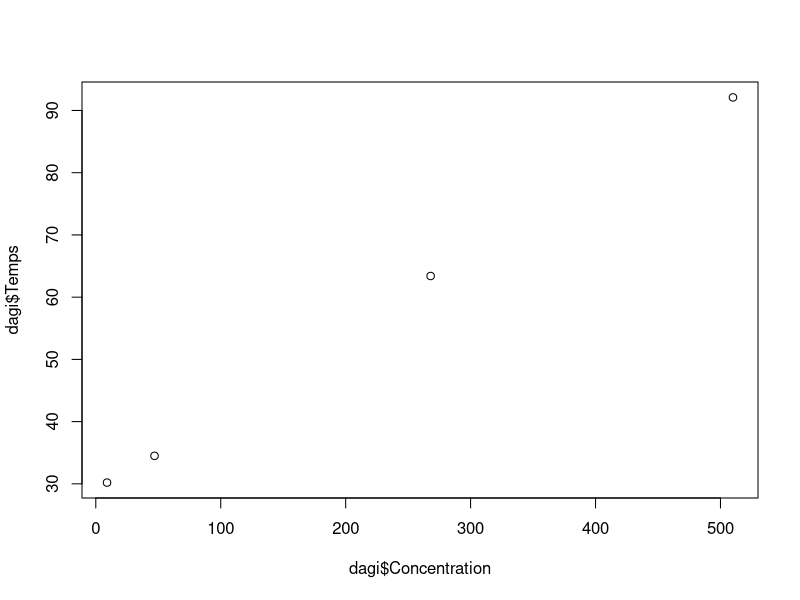
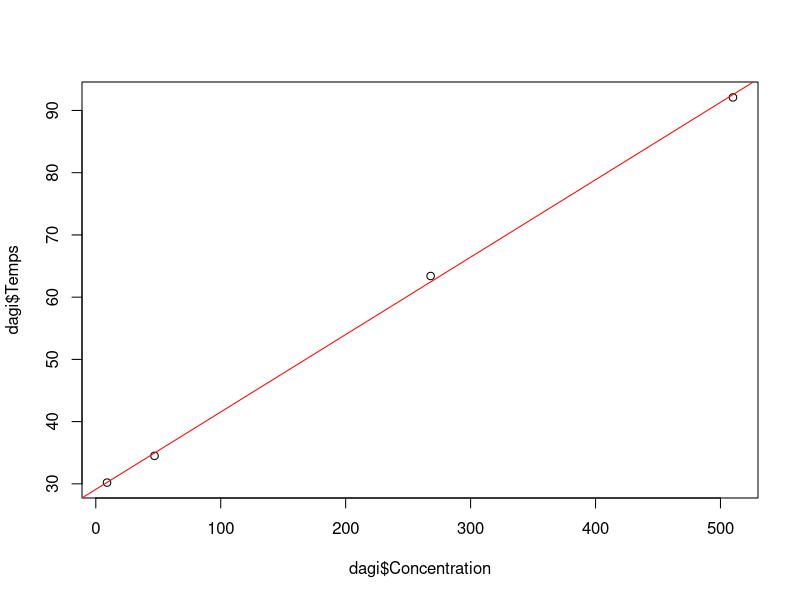
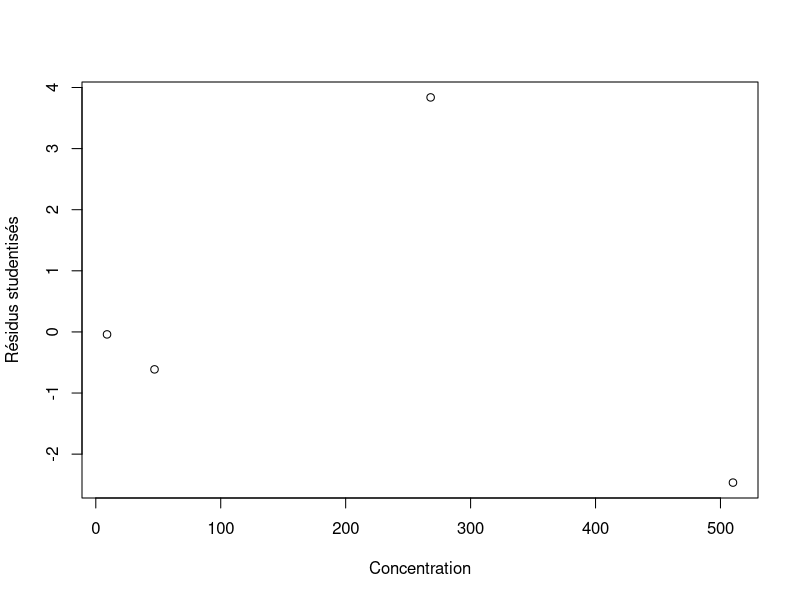

These charts were generated, in order, by the following R code: (Note: this script raises an error after producing the figures.)
## ---- chunk 1
knitr::opts_chunk$set(echo = TRUE)
## ---- chunk 2
library(dplyr)

## ---- chunk 3
dagi = read.csv2("data/etalonnage_dagi.csv", sep = ";")

plot(x=dagi$Concentration, y=dagi$Temps)
## ---- chunk 4
modele <- lm(dagi$Temps ~ dagi$Concentration)

summary(modele)
## ---- chunk 5
plot(x=dagi$Concentration, y=dagi$Temps)
abline(modele, col = "red")
## ---- chunk 6
res <- rstudent(modele)
plot(dagi$Concentration,res,xlab="Concentration", ylab="Résidus studentisés")
## ---- chunk 7
blancs <- read.csv2("data/blancDabitranChrono.csv", sep = ";")

plot(x=dagi$Concentration, y=dagi$Temps, ylim = c(27,35), xlim = c(0,50))
points(0*blancs$Temps, blancs$Temps)
abline(modele, col = "red")

## ---- chunk 8
shapiro.test(blancs$Temps)
## ---- chunk 9
qqnorm(blancs$Temps )
qqline(blancs$Temps, col='red')
## ---- chunk 10
LOB<-(quantile(blancs$Temps, 0.95) - modele$coefficients[1])/modele$coefficients[2]
names(LOB) <- c("LOB")
LOB

## ---- chunk 11
moyenne_b <- mean(blancs$Temps)
var_b <- var(blancs$Temps)
sigma_b <- sqrt(var_b)
n = 30
LOB1 <- (moyenne_b + qt(0.95, n - 1)*sigma_b*sqrt(1 + 1/n) - modele$coefficients[1])/modele$coefficients[2]
names(LOB1) <- c("LOB")
LOB1
## ---- chunk 12
X <- model.matrix(modele)
XTX <- t(X) %*% X
D <- det(XTX)
somme = sum(dagi$Concentration)
n <- 4
LOB2 <-  qt(0.95, n - 2)*sigma(modele)*sqrt(1 + 1/n + somme^2/n/D)/modele$coefficients[2]
names(LOB2) <- c("LOB")
LOB2
## ---- chunk 13
K <- (qt(0.05, n - 2)*sigma(modele)/modele$coefficients[2])^2
a <- 1 - K*n/D
b <- -2*(LOB1 -K*somme/D)
c <- LOB1^2 - K*(1+1/n + somme^2/n/D)
delta <- b^2 - 4*a*c
LOD <- (-b + sqrt(delta))/2/a
names(LOD) <- c("LOD")
LOD
## ---- chunk 14
p <-22
a <- n/D
b <- -2*somme/D
c <- somme^2/n/D + 1 + 1/n - p^2/K
delta <- b^2 - 4*a*c
LOQ1 <- (-b - sqrt(delta))/2/a
LOQ2 <- (-b + sqrt(delta))/2/a
names(LOQ1) <- "LOQ1"
names(LOQ2) <- "LOQ2"
c(LOQ1,LOQ2)

## ---- chunk 15
#limite de quantification relative
r = 0.15
Kbis <- (sigma(modele)/modele$coefficients[2])^2
a <- n/D - r^2/Kbis
b <- -2*somme/D
c <- somme^2/n/D + 1 + 1/n
delta <- b^2 - 4*a*c
LOQ2 <- (-b - sqrt(delta))/2/a
LOQ1 <- (-b + sqrt(delta))/2/a
names(LOQ1) <- "LOQ1"
names(LOQ2) <- "LOQ2"
c(LOQ1,LOQ2)
## ---- chunk 16
# à 95%
a <- n/D - r^2/K
b <- -2*somme/D
c <- somme^2/n/D + 1 + 1/n
delta <- b^2 - 4*a*c
LOQ2 <- (-b - sqrt(delta))/2/a
LOQ1 <- (-b + sqrt(delta))/2/a
names(LOQ1) <- "LOQ1"
names(LOQ2) <- "LOQ2"
c(LOQ1,LOQ2)
## ---- chunk 17
simule_quantile <- function(x, modele, liste_quantiles ){
  set.seed(1234)
  X <- model.matrix(modele)
  XTX <- t(X) %*% X
  D <- det(XTX)
  somme = sum(X[,2])
  n < nrow(X)
  
  varbeta = sigma(modele)^2*solve(XTX)
  
  b0 = modele$coefficients[1]
  b1 = modele$coefficients[2]
  nb = 1000000 # nombre de simulation
  e1 = rnorm(nb)
  e2 = rnorm(nb)
  e3 = rnorm(nb)
  epsi = sigma(modele)*e1
  C = chol(varbeta) #décomposition de cholesky  pour simulation des coefficients
  b = cbind(e2,e3)%*%C
  b0_hat = b[,1] + b0
  b1_hat = b[,2] + b1
  
  x_hat = (b0 + b1*x + epsi - b0_hat)/b1_hat
  
  ma_stat  = abs(b1_hat)*(x_hat-x)/(sigma(modele)*sqrt(1 + 1/n + (n*x-somme)^2/n/D))

  return( quantile(ma_stat, liste_quantiles))
  
}
liste_quantiles <-c(0.001, 0.01, 0.025, 0.05, 0.1, 0.3, 0.5, 0.7,  0.9, 0.95, 0.975, 0.99, 0.999)
q0 <- simule_quantile(0, modele, liste_quantiles)
q500 <- simule_quantile(500, modele, liste_quantiles)
qnormal <- qnorm(liste_quantiles)

res = t(rbind(qnormal,q0, q0-qnormal, q500, q500-qnormal))
colnames(res) <- c("qnormal", "q0", "q0-qnormal", "q500", "q500-qnormal")
round(res, 5)
## ---- chunk 18
#hétéroscedasticité :
y = dagi$Temps / sqrt(dagi$Concentration)
x1 = 1/sqrt(dagi$Concentration)
x2 = sqrt(dagi$Concentration)
modeleHet <-lm(y~x1+x2-1)
summary(modeleHet)
## ---- chunk 19
res <- rstudent(modeleHet)
plot(dagi$Concentration,res,xlab="Concentration", ylab="Résidus studentisés")

## ---- chunk 20
n = 30
LOB_het1 <- (moyenne_b + qt(0.95, n - 1)*sigma_b*sqrt(1 + 1/n) - modeleHet$coefficients[1])/modeleHet$coefficients[2]
names(LOB_het1) <- "LOB"
LOB_het1
## ---- chunk 21
n <- 4
somme_inv = sum(1/dagi$Concentration)
X <- model.matrix(modeleHet)
XTX <- t(X) %*% X
D_het <- det(XTX)

K_het = (qt(0.05, n - 2)*sigma(modeleHet)/modeleHet$coefficients[2])^2

LOB_het2 = sqrt(K_het*(1/somme_inv + n^2/D_het/somme_inv))
names(LOB_het2) <- "LOB"
LOB_het2
## ---- chunk 22
a <- 1 - K_het*somme_inv/D_het
b <- -2*LOB_het1 -K_het*(1 -2*n/D_het)
c <- LOB_het1^2 - K_het*(1/somme_inv + n^2/somme_inv/D_het)
delta <- b^2 - 4*a*c
LOD <-(-b + sqrt(delta))/2/a
names(LOD) <- "LOD"
LOD
## ---- chunk 23
#limites de 
#absolu
p <- 22
a <- somme_inv/D_het
b <- 1 -2*n/D_het
c <- 1/somme_inv + n^2/somme_inv/D_het - p^2 /K_het
delta <- b^2 - 4*a*c
LOQ1 <- (-b - sqrt(delta))/2/a
LOQ2 <- (-b + sqrt(delta))/2/a
names(LOQ1) <- "LOQ1"
names(LOQ2) <- "LOQ2"
c(LOQ1,LOQ2)
## ---- chunk 24
#relative
r <- 0.15
a <- somme_inv/D_het -r^2/K_het
b <- 1 -2*n/D_het
c <- 1/somme_inv + n^2/somme_inv/D_het
delta <- b^2 - 4*a*c
LOQ2 <- (-b - sqrt(delta))/2/a
LOQ1 <- (-b + sqrt(delta))/2/a
names(LOQ1) <- "LOQ1"
names(LOQ2) <- "LOQ2"
c(LOQ1,LOQ2)
## ---- chunk 25
#hetéro linéaire
v0 = var(blancs$Temps)
v1 = (sigma(modele)^2 - v0)/somme*n
y = dagi$Temps / sqrt(v0 +v1*dagi$Concentration)
x1 = 1/sqrt(v0 + v1 * dagi$Concentration)
x2 = dagi$Concentration / sqrt(v0 + v1*dagi$Concentration)
modeleHet <-lm(y~x1+x2-1)
summary(modeleHet)
## ---- chunk 26
res <- rstudent(modeleHet)
plot(dagi$Concentration,res,xlab="Concentration", ylab="Résidus studentisés")

## ---- chunk 27
n = 30
LOB_het1 <- (moyenne_b + qt(0.95, n - 1)*sigma_b*sqrt(1 + 1/n) - modeleHet$coefficients[1])/modeleHet$coefficients[2]
names(LOB_het1) <- "LOB"
LOB_het1
## ---- chunk 28
n <- 4
somme_inv = sum(1/(v0 +v1*dagi$Concentration))
X <- model.matrix(modeleHet)
XTX <- t(X) %*% X
D_het <- det(XTX)

K_het = (qt(0.05, n - 2)*sigma(modeleHet)/modeleHet$coefficients[2])^2

LOB_het = sqrt(K_het*(v0 + 1/somme_inv + n^2/D_het/somme_inv))
names(LOB_het) <- "LOB"
LOB_het
## ---- chunk 29
a <- 1 - K_het*somme_inv/D_het
b <- -2*LOB_het1 -K_het*(v1 -2*n/D_het)
c <- LOB_het1^2 - K_het*(v0 + 1/somme_inv + n^2/somme_inv/D_het)
delta <- b^2 - 4*a*c
LOD <- (-b + sqrt(delta))/2/a
names(LOD) <- "LOD"
LOD
## ---- chunk 30
#limites de 
#absolu
p <- 22
a <- somme_inv/D_het
b <- v1 -2*n/D_het
c <- v0 + 1/somme_inv + n^2/somme_inv/D_het - p^2 /K_het
delta <- b^2 - 4*a*c
LOQ1 <- (-b - sqrt(delta))/2/a
LOQ2 <- (-b + sqrt(delta))/2/a
names(LOQ1) <- "LOQ1"
names(LOQ2) <- "LOQ2"
c(LOQ1,LOQ2)
## ---- chunk 31
#relative
r <- 0.15
a <- somme_inv/D_het -r^2/K_het
b <- v1 -2*n/D_het
c <- v0 + 1/somme_inv + n^2/somme_inv/D_het
delta <- b^2 - 4*a*c
LOQ2 <- (-b - sqrt(delta))/2/a
LOQ1 <- (-b + sqrt(delta))/2/a
names(LOQ1) <- "LOQ1"
names(LOQ2) <- "LOQ2"
c(LOQ1,LOQ2)
## ---- chunk 32
dagic = rbind(data.frame(Concentration = dagi$Concentration, Temps = dagi$Temps), data.frame(rename(0*blancs, Concentration=Temps), blancs))
modelecomplet <- lm(dagic$Temps ~ dagic$Concentration)

summary(modelecomplet)

## ---- chunk 33
res <- rstudent(modelecomplet)
plot(dagic$Concentration,res,xlab="Concentration", ylab="Résidus studentisés")
## ---- chunk 34
moyenne_b <- mean(blancs$Temps)
var_b <- var(blancs$Temps)
sigma_b <- sqrt(var_b)
n = 30
LOB1 <- (moyenne_b + qt(0.95, n - 1)*sigma_b*sqrt(1 + 1/n) - modelecomplet$coefficients[1])/modelecomplet$coefficients[2]
names(LOB1) <- "LOB"
LOB1

## ---- chunk 35
X <- model.matrix(modelecomplet)
XTX <- t(X) %*% X
D <- det(XTX)
somme = sum(dagic$Concentration)
n <- 34
LOB2 <-  qt(0.95, n - 2)*sigma(modelecomplet)*sqrt(1 + 1/n + somme^2/n/D)/modelecomplet$coefficients[2]
names(LOB2) <- "LOB"
LOB2
## ---- chunk 36
K <- (qt(0.05, n - 2)*sigma(modelecomplet)/modelecomplet$coefficients[2])^2
a <- 1 - K*n/D
b <- -2*(LOB1 -K*somme/D)
c <- LOB1^2 - K*(1+1/n + somme^2/n/D)
delta <- b^2 - 4*a*c
LOD <- (-b + sqrt(delta))/2/a
names(LOD)<-"LOD"
LOD
## ---- chunk 37
p <-22
a <- n/D
b <- -2*somme/D
c <- somme^2/n/D + 1 + 1/n - p^2/K
delta <- b^2 - 4*a*c
LOQ1 <- (-b - sqrt(delta))/2/a
LOQ2 <- (-b + sqrt(delta))/2/a
names(LOQ1) <- "LOQ1"
names(LOQ2) <- "LOQ2"
c(LOQ1,LOQ2)
## ---- chunk 38
# à 90%
a <- n/D - r^2/K
b <- -2*somme/D
c <- somme^2/n/D + 1 + 1/n
delta <- b^2 - 4*a*c
LOQ2 <- (-b - sqrt(delta))/2/a
LOQ1 <- (-b + sqrt(delta))/2/a
names(LOQ1) <- "LOQ1"
names(LOQ2) <- "LOQ2"
c(LOQ1,LOQ2)
